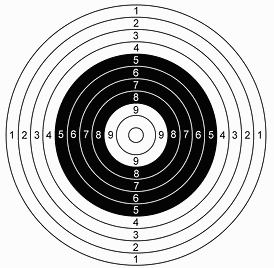
#> input picture analyze_data/target1.jpeg, 274 x 268 px, given in place of shot_video_1.mp4, which was not available
$ python analyze_target.py   (older library calls are emulated)
#> lines starting #> are read from the running program, lines starting #| are printed output that depends on the picture; after the words box and inside, x2 and y2 are one past the last pixel; in counts of white or black regions, pixels touching at a corner belong together; pictures that were not available may be replaced by others from this repository, and a replacement may not be noted
import cv2
import numpy as np
import math

# cap = cv2.VideoCapture(1)
cap = cv2.VideoCapture('shot_video_1.mp4')
# 25px ~ 1cm shot_video_1.mp4

target_cascade = cv2.CascadeClassifier('cascade 5.xml')

contour_list = []
contour_rec_counter = 0
x_min = 10000
x_max = 0
y_min = 10000
y_max = 0
x_middle = 0
y_middle = 0
frame_number = 1
relevant_image = []
bullet_holes = []
nonzero = [1]
laserTrack = []
laser_correction_x = 0
laser_correction_y = 0
last_shot_x = 0
last_shot_y = 0
new_shot = False
first_shot = False
targets =[]
relevant_targets = []
file = open("data.txt", "w")
file.write("300" + "\n")
file.write("300" + "\n")

while 1:
    new_shot = False
    first_shot = False
    _,raw_image = cap.read()
#> raw_image is the input picture: shape (268, 274, 3); min 0, max 255, mean 186.3
    # raw_image = cv2.imread('test-pictures/shot_target_20.jpg')

    # on the first frame the camera is 2 focused on the relevant area
    if frame_number == 1:
        # find edges
        bilateral_filtered_image = cv2.bilateralFilter(raw_image, 5, 175, 175)
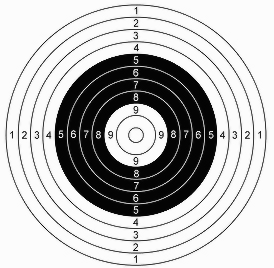
#> bilateral_filtered_image: shape (268, 274, 3); min 1, max 253, mean 186.7
        edge_detected_image = cv2.Canny(bilateral_filtered_image, 75, 200)
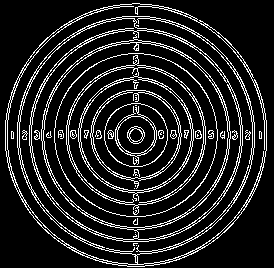
#> edge_detected_image: shape (268, 274); 13.5% white in thin lines or dots
        _, contours, hierarchy = cv2.findContours(edge_detected_image, cv2.RETR_TREE, cv2.CHAIN_APPROX_SIMPLE)
#> contours = 736 contours, 642 with area under 20; largest, box (x1, y1, x2, y2) and area: (5, 3, 267, 267) 54043, (43, 42, 229, 228) 26630, (54, 53, 218, 217) 20860, (54, 53, 218, 217) 20747, (66, 55, 206, 215) 15349

        # identify circles
        contour_list = []
        for contour in contours:
            approx = cv2.approxPolyDP(contour, 0.01 * cv2.arcLength(contour, True), True)
            area = cv2.contourArea(contour)

            if (len(approx) > 10) & (len(approx) < 30) & (area > 15000) & (area < 90000):
                contour_list.append(contour)
#> this loop made 736 passes
#> area on passes 1, 2, 56: 54043, 74, 56
#> after the loop, contour_list = 5 contours; box (x1, y1, x2, y2) and area: (5, 3, 267, 267) 54043, (43, 42, 229, 228) 26630, (54, 53, 218, 217) 20860, (54, 53, 218, 217) 20747, (66, 55, 206, 215) 15349

        # find min and max coordinate values of contures
        for contour in contour_list:  # go through all contures in contour_list
            for idx, val in enumerate(contour):  # get all points of a contour
                pt = (contour[idx][0])  # get point out of coordinate
                if pt[0] > x_max:
                    x_max = pt[0]
                elif pt[0] < x_min:
                    x_min = pt[0]
                if pt[1] > y_max:
                    y_max = pt[1]
                elif pt[1] < y_min:
                    y_min = pt[1]
#> this loop made 5 passes
#> after the loop, x_max = 266; x_min = 5; y_max = 266; y_min = 3

        # calculate center of target
        x_middle = int((x_max - x_min) / 2 + x_min)
#> x_middle = 135
        y_middle = int((y_max - y_min) / 2 + y_min)
#> y_middle = 134

        # run haar detection
        gray = cv2.cvtColor(raw_image, cv2.COLOR_BGR2GRAY)
        targets = target_cascade.detectMultiScale(gray, 1.3, 5)
#> targets = [[110, 111, 48, 48], [22, 145, 44, 44], [17, 93, 44, 44], [212, 97, 44, 44], [212, 126, 45, 45], [58, 193, 48, 48], [136, 207, 48, 48], [97, 211, 44, 44], [96, 84, 97, 97]]

    frame_number = frame_number + 1

    for (x, y, w, h) in targets:
        x_temp = x + w/2
        y_temp = y + h/2
        if (x_temp > x_middle - 100) & (x_temp < x_middle + 100) & (y_temp > y_middle - 100) & (y_temp < y_middle + 100):
            relevant_targets.append((x, y, w, h))
#> this loop made 9 passes
#> (x, y, w, h, x_temp, y_temp) on passes 1 to 9: (110, 111, 48, 48, 134, 135), (22, 145, 44, 44, 44, 167), (17, 93, 44, 44, 39, 115), (212, 97, 44, 44, 234, 119), (212, 126, 45, 45, 234.5, 148.5), (58, 193, 48, 48, 82, 217), (136, 207, 48, 48, 160, 231), (97, 211, 44, 44, 119, 233), (96, 84, 97, 97, 144.5, 132.5)
#> after the loop, relevant_targets = [(110, 111, 48, 48), (22, 145, 44, 44), (17, 93, 44, 44), (212, 97, 44, 44), (212, 126, 45, 45), (58, 193, 48, 48), (136, 207, 48, 48), (97, 211, 44, 44), (96, 84, 97, 97)]

    # set relevant area
    if y_middle != 0:
        relevant_image = raw_image[y_middle - 150: y_middle + 150, x_middle - 150: x_middle + 150].copy()
    else:
        relevant_image = raw_image.copy()

    # find bullet holes
    # convert relevant area to hsv
    hsv = cv2.cvtColor(relevant_image, cv2.COLOR_BGR2HSV)

    # hsv hue sat value
    lower_black = np.array([0, 0, 0])
    upper_black = np.array([255, 255, 150])

    # find black
    mask = cv2.inRange(hsv, lower_black, upper_black)
    res = cv2.bitwise_and(relevant_image, relevant_image, mask=mask)

    # invert colors
    mask_bulletholes = cv2.inRange(mask, 0, 100)

    # Set up the detector with default parameters.
    detector = cv2.SimpleBlobDetector_create()

    # Detect blobs.
    keypoints = detector.detect(mask_bulletholes)
#> keypoints = ()

    # check if hole is already detected
    for keypoint in keypoints:
        exists = False
        if bullet_holes == []:
            x_diff = math.sqrt((150 - keypoint.pt[0]) ** 2)
            y_diff = math.sqrt((150 - y_min - keypoint.pt[1]) ** 2)
            diff = math.sqrt((x_diff ** 2) + (y_diff ** 2))
            bullet_holes.append((keypoint.pt[0], keypoint.pt[1], diff))
            last_shot_x = keypoint.pt[0]
            last_shot_y = keypoint.pt[1]
            new_shot = True
            first_shot = True
            file.write(str(keypoint.pt[1]) + "," + str(keypoint.pt[0]) + "," + str(diff) + "\n")

        else:
            for points in bullet_holes:
                if ((points[0] - keypoint.pt[0]) ** 2 < 1000) & ((points[1] - keypoint.pt[1]) ** 2 < 1000):
                    exists = True
            if exists is False:
                x_diff = math.sqrt((150 - keypoint.pt[0])**2)
                y_diff = math.sqrt((150 - keypoint.pt[1]) ** 2)
                diff = math.sqrt((x_diff ** 2)+(y_diff ** 2))
                bullet_holes.append((keypoint.pt[0], keypoint.pt[1], diff))
                last_shot_x = keypoint.pt[0]
                last_shot_y = keypoint.pt[1]
                new_shot = True
                file.write(str(keypoint.pt[1]) + "," + str(keypoint.pt[0]) + "," + str(diff) + "\n")
#> this loop made 0 passes
#> after the loop, bullet_holes = []

    #detect laser
    im = cv2.cvtColor(relevant_image, cv2.COLOR_BGR2GRAY)
    mask = cv2.inRange(im, 250, 255)

    # cleaning the mask
    # closing
    kernel = np.ones((3, 3), np.uint8)
    dilation = cv2.dilate(mask, kernel, iterations=1)
    # dilation
    kernel = np.ones((7, 7), np.uint8)
    cleaned_mask = cv2.morphologyEx(dilation, cv2.MORPH_OPEN, kernel)

    # get middle coordinates of laser
    nonzero = np.argwhere(cleaned_mask == 255)
#> nonzero = 240 pairs, first value 0 to 15, second value 0 to 14
    x_sum = 0
    y_sum = 0
    x = 0
    y = 0
    z_counter = 1

    for z in nonzero:
        x_sum = x_sum + z[0]
        y_sum = y_sum + z[1]
        z_counter = z_counter + 1
#> this loop made 240 passes
#> (z, x_sum, y_sum) on passes 3 to 5: ([0, 2], 0, 3), ([0, 3], 0, 6), ([0, 4], 0, 10)
#> after the loop, x_sum = 1800; y_sum = 1680; z_counter = 241

    if x_sum != 0:
        z_counter = z_counter - 1
#> z_counter = 240
        x = (x_sum / z_counter) + laser_correction_x
#> x = 7.5
        y = (y_sum / z_counter) + laser_correction_y
#> y = 7

        # round up coordinates
        x = math.ceil(x)
#> x = 8
        y = math.ceil(y)

        if new_shot is False:
            file.write(str(x) + "," + str(y) + "\n")

        laserTrack.append([x, y])
        if first_shot is True:
            laser_correction_x = (x - last_shot_x)/2
            laser_correction_y = (y - last_shot_y)/2

            for points in laserTrack:
                points[0] = points[0] + laser_correction_x
                points[1] = points[1] + laser_correction_y

    # draw line on image
    s = len(laserTrack)
#> s = 1
    if s > 2:
        for i in range(1, s):
            p1 = laserTrack[i - 1]
            p2 = laserTrack[i]
            cv2.line(relevant_image, (int(p1[1]), int(p1[0])), (int(p2[1]), int(p2[0])), (255, 0, 0), 2)  # draw laser track

    # draw bullet holes
    for holes in bullet_holes:
        cv2.circle(raw_image, (int(holes[0]+x_middle-150), int(holes[1]+y_middle-150)), 7, (0, 255, 0), 2)  # bullet holes
        font = cv2.FONT_HERSHEY_SIMPLEX
        cv2.putText(relevant_image, str(int(holes[2]/2.5)), (int(holes[0]), int(holes[1])), font, 0.5, (0, 0, 0), 1, cv2.LINE_AA)

    # draw relevant findings
    cv2.drawContours(raw_image, contour_list, -1, (255, 0, 255), 3)  # Lilac circles - biggest circle
    cv2.rectangle(raw_image,(x_min,y_min),(x_max,y_max),(255,0,0),2)  # blue rectangle - rectangle around inner circle
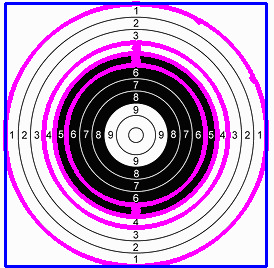
#> raw_image: shape (268, 274, 3); mean B, G, R 200.9, 154.2, 190
    cv2.circle(raw_image, (x_middle, y_middle), 2, (0, 0, 255), 1)  # red circle - middle of target
#> raw_image: shape (268, 274, 3); 0.01% of pixels changed, all inside (x1, y1, x2, y2) = (133, 132, 138, 137)
    cv2.circle(relevant_image, (x_middle, y_middle), 2, (0, 0, 255), 1)  # red circle

    for (x, y, w, h) in relevant_targets:
        if x < x_max:
            print("x")
            cv2.rectangle(raw_image, (x, y), (x + w, y + h), (255, 255, 0), 2)  # turquois rectangle relevant haar matches
#> this loop made 9 passes
#| x
#| x
#| x
#| x
#| x
#| x
#| x
#| x
#> (further printed lines are left out)
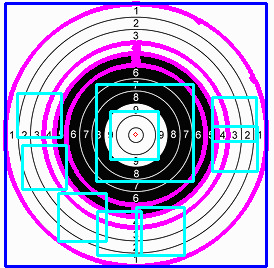
#> raw_image: shape (268, 274, 3); mean B, G, R 207, 163.1, 177.5

    cv2.imshow('relevant range', relevant_image)
    cv2.imshow('raw image', raw_image)
    cv2.imshow('mask bullet holes', mask_bulletholes)
    # cv2.imshow('image with holes', im_with_keypoints)
    k = cv2.waitKey(30) & 0xff
#> (key Esc is pressed here)
    if k == 27:
        break

file.close()
cv2.destroyAllWindows()

$ run again, on analyze_data/target2.jpeg
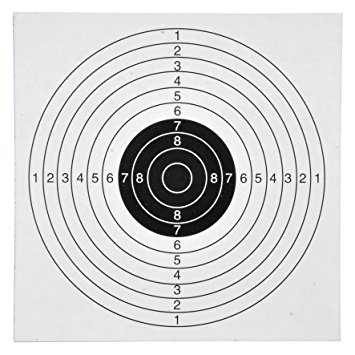
#> input picture analyze_data/target2.jpeg, 355 x 355 px, given in place of shot_video_1.mp4, which was not available
#> raw_image is the input picture: shape (355, 355, 3); mean B, G, R 213.1, 212.3, 212.9
#> `edge_detected_image = cv2.Canny(bilateral_filtered_image, 75, 200)`:
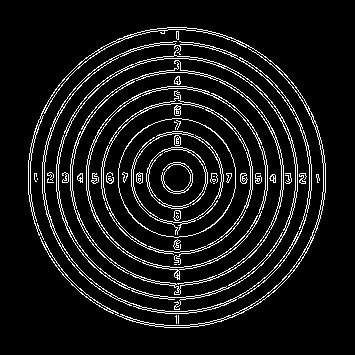
#> edge_detected_image: shape (355, 355); 8.7% white in thin lines or dots, all inside (x1, y1, x2, y2) = (28, 27, 326, 328)
#> contours = 522 contours, 402 with area under 20; largest, box (x1, y1, x2, y2) and area: (42, 41, 312, 314) 57432, (44, 44, 310, 312) 55772, (56, 47, 298, 310) 46173, (58, 58, 296, 298) 44542, (70, 60, 284, 295) 35806
#> the loop `for contour in contours:` made 522 passes
#> area on passes 7, 8, 10: 57432.5, 65, 21
#> after the loop `for contour in contours:`: contour_list = 8 contours; box (x1, y1, x2, y2) and area: (42, 41, 312, 314) 57432, (44, 44, 310, 312) 55772, (58, 58, 296, 298) 44542, (70, 60, 284, 295) 35806, (72, 72, 282, 285) 34677, (86, 86, 268, 280) 26145, (88, 88, 266, 268) 24916, (101, 90, 253, 265) 18032
#> the loop `for contour in contour_list:` made 8 passes
#> after the loop `for contour in contour_list:`: x_max = 311; x_min = 42; y_max = 313; y_min = 41
#> x_middle = 176
#> y_middle = 177
#> targets = 14 rows, first 6: [175, 38, 52, 52], [31, 130, 44, 44], [230, 152, 54, 54], [127, 157, 44, 44], [69, 170, 44, 44], [31, 178, 44, 44]
#> the loop `for (x, y, w, h) in targets:` made 14 passes
#> (x, y, w, h, x_temp, y_temp) on passes 1 to 8: (175, 38, 52, 52, 201, 64), (31, 130, 44, 44, 53, 152), (230, 152, 54, 54, 257, 179), (127, 157, 44, 44, 149, 179), (69, 170, 44, 44, 91, 192), (31, 178, 44, 44, 53, 200), (124, 29, 57, 57, 152.5, 57.5), (72, 118, 57, 57, 100.5, 146.5)
#> after the loop `for (x, y, w, h) in targets:`: relevant_targets = [(230, 152, 54, 54), (127, 157, 44, 44), (69, 170, 44, 44), (72, 118, 57, 57), (64, 138, 60, 60), (177, 176, 66, 66), (113, 225, 61, 61)]
#> hsv: shape (300, 300, 3); mean H, S, V 89.3, 5.5, 201.7
#> mask_bulletholes: shape (300, 300); 82.3% white; 40 black regions (10 under 20 px), largest, box (x1, y1, x2, y2) and area: (92, 92, 210, 210) 4263, (107, 106, 196, 196) 3132, (122, 122, 180, 180) 1870
#> keypoints = 1 keypoints; (x, y, size): (151, 150, 29.7)
#> the loop `for keypoint in keypoints:` made 1 pass
#> after the loop `for keypoint in keypoints:`: bullet_holes = [(150.6, 150.5, 41.5)]
#> dilation: shape (300, 300); 20.5% white; 247 white regions (132 under 20 px), largest, box (x1, y1, x2, y2) and area: (77, 61, 224, 241) 2943, (75, 76, 132, 140) 613, (161, 73, 223, 126) 593
#> cleaned_mask: shape (300, 300); 0.79% white; 10 white regions, largest, box (x1, y1, x2, y2) and area: (144, 78, 159, 92) 170, (83, 142, 92, 152) 90, (112, 213, 121, 221) 72
#> nonzero = 710 pairs, first value 78 to 220, second value 83 to 263
#> the loop `for z in nonzero:` made 710 passes
#> (z, x_sum, y_sum) on passes 2 to 4: ([78, 153], 156, 305), ([78, 154], 234, 459), ([78, 155], 312, 614)
#> after the loop `for z in nonzero:`: x_sum = 97871; y_sum = 103021; z_counter = 711
#> `z_counter = z_counter - 1`: z_counter = 710
#> `x = (x_sum / z_counter) + laser_correction_x`: x = 137.8
#> `y = (y_sum / z_counter) + laser_correction_y`: y = 145.1
#> `x = math.ceil(x)`: x = 138
#> `y = math.ceil(y)`: y = 146
#> laser_correction_x = -6.31
#> laser_correction_y = -2.25
#> the loop `for points in laserTrack:` made 1 pass
#> s = 1
#> the loop `for holes in bullet_holes:` made 1 pass
#> (holes, font) on pass 1: ((150.6, 150.5, 41.5), 0)
#> the loop `for (x, y, w, h) in relevant_targets:` made 7 passes
#> (printed output is left out)
#> after the loop `for (x, y, w, h) in relevant_targets:`:
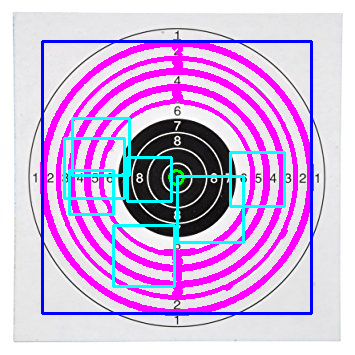
#> raw_image: shape (355, 355, 3); mean B, G, R 224.9, 180.5, 209
